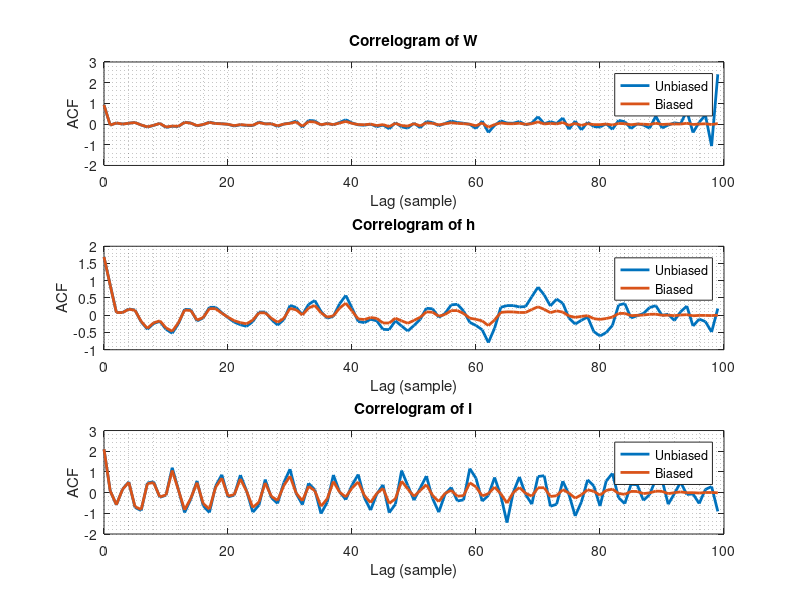
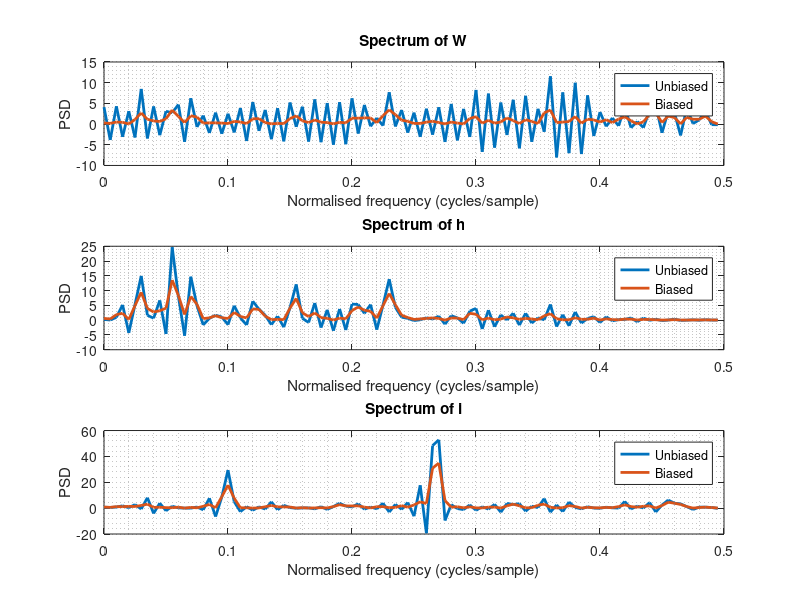

Source code (MATLAB) for these figures, in order:
clear; close all; 
%% Initialization

fs = 1;
n = 100;
t = (0:n-1);
f = t ./ (2*n) .* fs;
f_sin = [0.1, 0.27];
noise = randn(1, n);
noisy_sin = sin(2 * pi * f_sin(1) * t) + sin(2 * pi * f_sin(2) * t) + randn(1, n);
filtered_noise = filter([1 1], 1, noise);
signals = {noise, filtered_noise, noisy_sin};
labels = ["White Gaussian Noise", "Filtered Noise", "Noisy Sinusoid"];
n_signals = length(signals);

acf_unbiased = cell(n_signals, 1);
acf_biased = cell(n_signals, 1);
psd_unbiased = cell(n_signals, 1);
psd_biased = cell(n_signals, 1);

%% Biased and unbiased ACF

for i = 1: n_signals
    acf_unbiased{i} = xcorr(signals{i}, 'unbiased');
    acf_biased{i} = xcorr(signals{i}, 'biased');
    psd_unbiased{i} = real(fftshift(fft(ifftshift(acf_unbiased{i}))));
    psd_biased{i} = real(fftshift(fft(ifftshift(acf_biased{i}))));
    
    acf_unbiased{i} = acf_unbiased{i}(n:(2*n)-1);
    acf_biased{i} = acf_biased{i}(n:(2*n)-1);
    psd_unbiased{i} = psd_unbiased{i}(n:(2*n)-1);
    psd_biased{i} = psd_biased{i}(n:(2*n)-1);
end

%% Result plot

figure;
for i = 1: n_signals
    subplot(n_signals, 1, i);
    plot(t, acf_unbiased{i}, 'LineWidth', 2);
    hold on;
    plot(t, acf_biased{i}, 'LineWidth', 2);
    grid minor
    legend('Unbiased', 'Biased');
    title(sprintf("Correlogram of %s", labels(i)));
    xlabel('Lag (sample)');
    ylabel('ACF');
end

figure;
for i = 1: n_signals
    subplot(n_signals, 1, i);
    plot(f, psd_unbiased{i}, 'LineWidth', 2);
    hold on;
    plot(f, psd_biased{i}, 'LineWidth', 2);
    grid minor
    legend('Unbiased', 'Biased');
    title(sprintf("Spectrum of %s", labels(i)));
    xlabel('Normalised frequency (cycles/sample)');
    ylabel('PSD');
end
